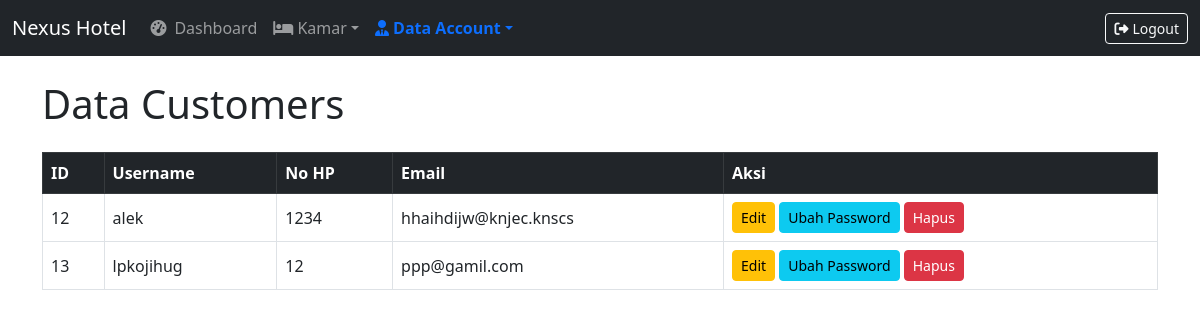
Before: /admin/dtcust.php with the older database file.
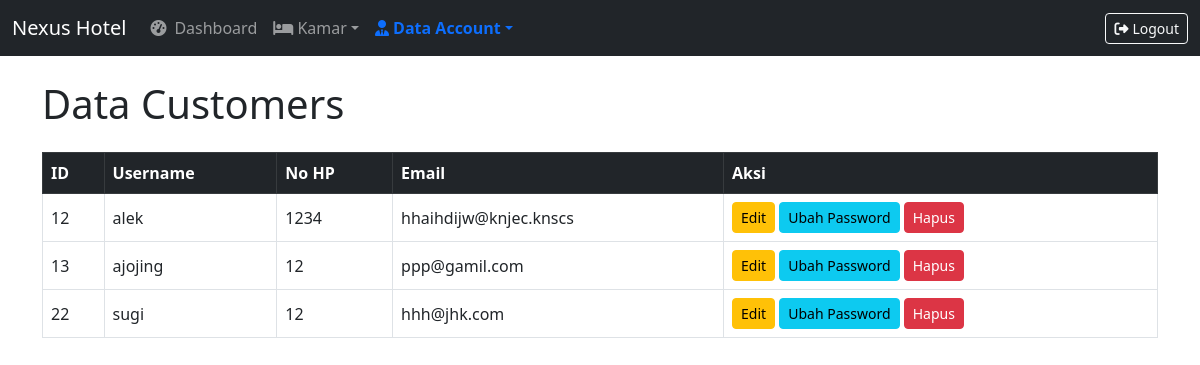
After: the same page with the newer database file.
### tables this page shows
CREATE TABLE `cust` (
  `id_cust` int(12) NOT NULL,
  `username` varchar(255) NOT NULL,
  `email` varchar(255) NOT NULL,
  `password` varchar(255) NOT NULL,
  `no_hp` varchar(15) NOT NULL,
  `role` enum('customer','admin') DEFAULT 'customer'
);

### admin/dtcust.php (the view, shortened to what this page needs)
<?php
require_once '../koneksi.php';
$currentPage = 'dtcust';
$result = $conn->query("SELECT * FROM cust WHERE role='customer'");
?>
<!DOCTYPE html>
<html lang="en">
<head>
    <link href="https://cdn.jsdelivr.net/npm/bootstrap@5.3.0/dist/css/bootstrap.min.css" rel="stylesheet" />
    <link rel="stylesheet" href="https://cdnjs.cloudflare.com/ajax/libs/font-awesome/6.4.0/css/all.min.css" />
    <link rel="stylesheet" href="https://cdn.jsdelivr.net/npm/bootstrap-icons@1.10.5/font/bootstrap-icons.css">
</head>
<body>
<nav class="navbar navbar-expand-lg navbar-dark bg-dark d-none d-lg-flex">
    <div class="container-fluid">
        <a class="navbar-brand" href="dashboard.php">Nexus Hotel</a>
        <div class="collapse navbar-collapse">
            <ul class="navbar-nav me-auto mb-2 mb-lg-0">
                <li class="nav-item"><a class="nav-link <?php if ($currentPage == 'dashboard') echo 'active'; ?>" href="dashboard.php"><i class="fas fa-tachometer-alt me-2"></i>Dashboard</a></li>
                <li class="nav-item dropdown">
                    <a class="nav-link dropdown-toggle <?php if ($currentPage == 'kamar' || $currentPage == 'tambah') echo 'active'; ?>" data-bs-toggle="dropdown" href="#"><i class="fas fa-bed"></i> Kamar</a>
                </li>
                <li class="nav-item dropdown">
                    <a class="nav-link dropdown-toggle <?php if ($currentPage == 'dtadmin' || $currentPage == 'dtcust') echo 'active'; ?>" data-bs-toggle="dropdown" href="#"><i class="fas fa-user-tie"></i> Data Account</a>
                </li>
            </ul>
            <a href="../logout.php" class="btn btn-outline-light btn-sm"><i class="fas fa-sign-out-alt me-1"></i>Logout</a>
        </div>
    </div>
</nav>
<main class="py-4">
    <div class="container">
        <h1 class="mb-4">Data Customers</h1>
        <div class="table-responsive">
            <table class="table table-bordered align-middle">
                <thead class="table-dark">
                    <tr><th>ID</th><th>Username</th><th>No HP</th><th>Email</th><th>Aksi</th></tr>
                </thead>
                <tbody>
                    <?php while ($cust = $result->fetch_assoc()): ?>
                    <tr>
                        <td><?= $cust['id_cust'] ?></td>
                        <td><?= htmlspecialchars($cust['username']) ?></td>
                        <td><?= htmlspecialchars($cust['no_hp']) ?></td>
                        <td><?= htmlspecialchars($cust['email']) ?></td>
                        <td>
                            <button class="btn btn-sm btn-warning" data-bs-toggle="modal" data-bs-target="#modalEdit"
                              data-id="<?= $cust['id_cust'] ?>" data-username="<?= htmlspecialchars($cust['username']) ?>"
                              data-no_hp="<?= htmlspecialchars($cust['no_hp']) ?>" data-email="<?= htmlspecialchars($cust['email']) ?>">Edit</button>
                            <button class="btn btn-sm btn-info" data-bs-toggle="modal" data-bs-target="#modalPassword"
                              data-id="<?= $cust['id_cust'] ?>">Ubah Password</button>
                            <a href="?hapus=<?= $cust['id_cust'] ?>" class="btn btn-sm btn-danger" onclick="return confirm('Yakin hapus?')">Hapus</a>
                        </td>
                    </tr>
                    <?php endwhile; ?>
                </tbody>
            </table>
        </div>
    </div>
</main>
</body>
</html>

Changed rows visible on the page:
changed cust "ppp@gamil.com": username "lpkojihug" → "ajojing"
added cust: id_cust "22", username "sugi", no_hp "12", email "hhh@jhk.com"
